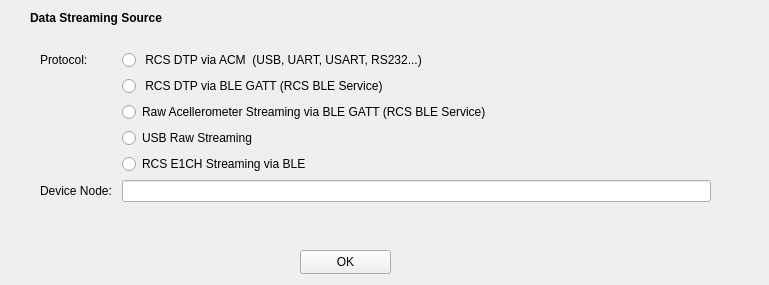
<?xml version="1.0" encoding="UTF-8"?>
<ui version="4.0">
 <class>selectSourceWidget</class>
 <widget class="QWidget" name="selectSourceWidget">
  <property name="geometry">
   <rect>
    <x>0</x>
    <y>0</y>
    <width>769</width>
    <height>285</height>
   </rect>
  </property>
  <property name="windowTitle">
   <string>Streaming Source</string>
  </property>
  <widget class="QWidget" name="formLayoutWidget">
   <property name="geometry">
    <rect>
     <x>40</x>
     <y>50</y>
     <width>671</width>
     <height>191</height>
    </rect>
   </property>
   <layout class="QFormLayout" name="formLayout">
    <property name="labelAlignment">
     <set>Qt::AlignLeading|Qt::AlignLeft|Qt::AlignVCenter</set>
    </property>
    <item row="0" column="1">
     <widget class="QRadioButton" name="rbACM">
      <property name="text">
       <string> RCS DTP via ACM  (USB, UART, USART, RS232...) </string>
      </property>
     </widget>
    </item>
    <item row="1" column="1">
     <widget class="QRadioButton" name="rbBLE">
      <property name="text">
       <string> RCS DTP via BLE GATT (RCS BLE Service)</string>
      </property>
     </widget>
    </item>
    <item row="0" column="0">
     <widget class="QLabel" name="label_2">
      <property name="text">
       <string>Protocol:</string>
      </property>
     </widget>
    </item>
    <item row="5" column="0">
     <widget class="QLabel" name="label_3">
      <property name="text">
       <string>Device Node: </string>
      </property>
     </widget>
    </item>
    <item row="2" column="1">
     <widget class="QRadioButton" name="rbBLERaw">
      <property name="text">
       <string>Raw Acellerometer Streaming via BLE GATT (RCS BLE Service)</string>
      </property>
     </widget>
    </item>
    <item row="5" column="1">
     <widget class="QLineEdit" name="devNode"/>
    </item>
    <item row="3" column="1">
     <widget class="QRadioButton" name="rbUSBRaw">
      <property name="text">
       <string>USB Raw Streaming</string>
      </property>
     </widget>
    </item>
    <item row="4" column="1">
     <widget class="QRadioButton" name="rbE1CH">
      <property name="text">
       <string>RCS E1CH Streaming via BLE</string>
      </property>
     </widget>
    </item>
   </layout>
  </widget>
  <widget class="QLabel" name="label">
   <property name="geometry">
    <rect>
     <x>30</x>
     <y>10</y>
     <width>321</width>
     <height>16</height>
    </rect>
   </property>
   <property name="text">
    <string>&lt;html&gt;&lt;head/&gt;&lt;body&gt;&lt;p&gt;&lt;span style=&quot; font-weight:600;&quot;&gt;Data Streaming Source&lt;/span&gt;&lt;/p&gt;&lt;/body&gt;&lt;/html&gt;</string>
   </property>
  </widget>
  <widget class="QPushButton" name="pbOK">
   <property name="geometry">
    <rect>
     <x>300</x>
     <y>250</y>
     <width>91</width>
     <height>24</height>
    </rect>
   </property>
   <property name="text">
    <string>OK</string>
   </property>
  </widget>
 </widget>
 <resources/>
 <connections/>
</ui>
